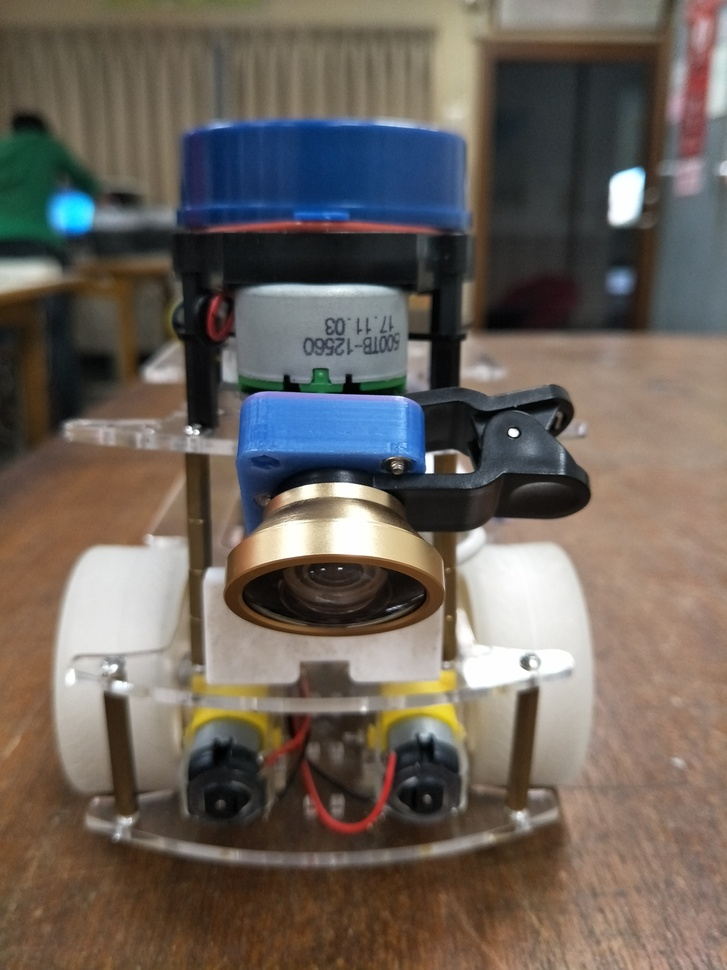
#> input picture IMG20180823161205.jpg, 727 x 970 px, shrunk from 3456 x 4608 before the run
$ python plot_bgr_hist.py ../../../../../../IMG20180823161205.jpg
#> lines starting #> are read from the running program, lines starting #| are printed output that depends on the picture
import cv2
import numpy as np
from matplotlib import pyplot as plt

# borrowed from: http://docs.opencv.org/3.1.0/d1/db7/tutorial_py_histogram_begins.html#gsc.tab=0

import sys

img = cv2.imread(sys.argv[1])
#> img is the input picture: shape (970, 727, 3); mean B, G, R 90.8, 98.8, 107.9
color = ('b','g','r')
for i,col in enumerate(color):
	histr = cv2.calcHist([img],[i],None,[256],[0,256])
	plt.plot(histr,color = col)
	plt.xlim([0,256])
#plt.savefig()
plt.show()
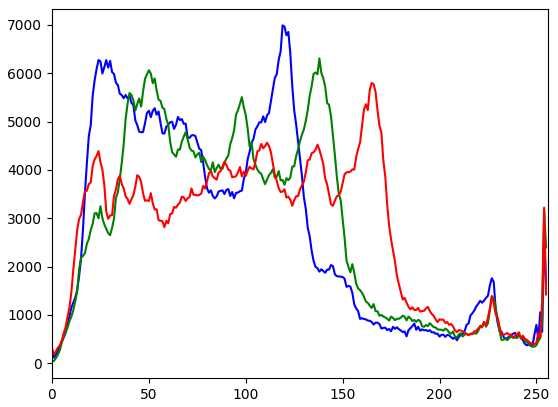
#> figure drawn by matplotlib, 1 panel; curve peaks at x = 119, y = 6988; curve peaks at x = 138, y = 6306; curve peaks at x = 165, y = 5798

$ run again, on frame0000.jpg
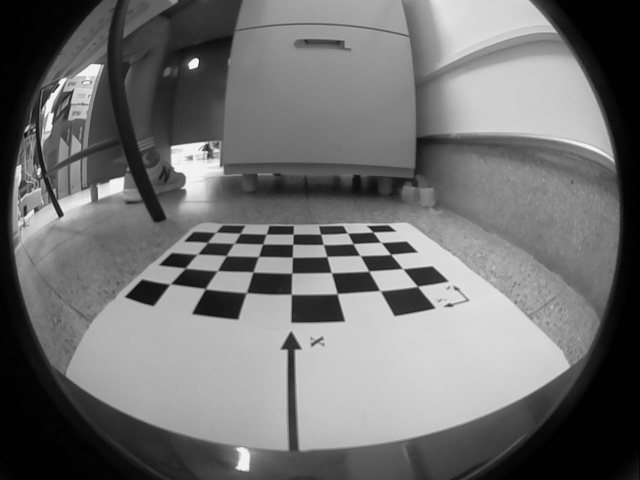
#> input picture frame0000.jpg, 640 x 480 px
#> img is the input picture: shape (480, 640, 3); min 0, max 247, mean 112.3
#> `plt.show()`:
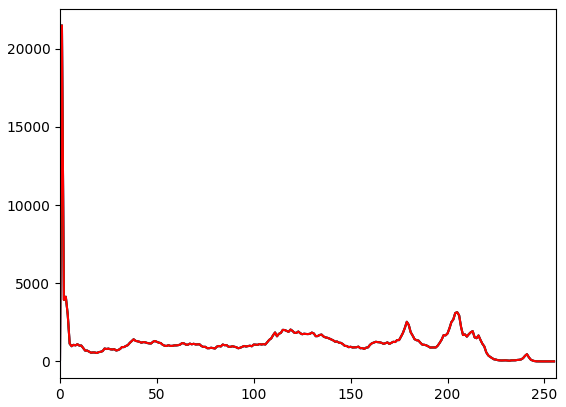
#> figure drawn by matplotlib, 1 panel; curve peaks at x = 1, y = 21490; curve peaks at x = 1, y = 21490; curve peaks at x = 1, y = 21490
